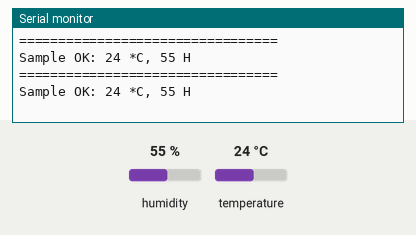
A sketch run on a simulated Arduino Uno, built with avr-gcc and run on an emulated ATmega328P. On the bench: the last lines printed to the serial monitor. The test bench sets the inputs (shaded band); at power-on: humidity 55 %, temperature 24 °C.

Above: at 2.3 s.
2.4 s: humidity set to 22 %
At 3.4 s:
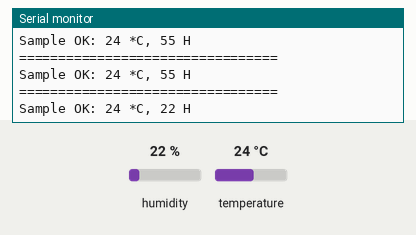
4.5 s: temperature set to 12 °C
At 5.4 s:
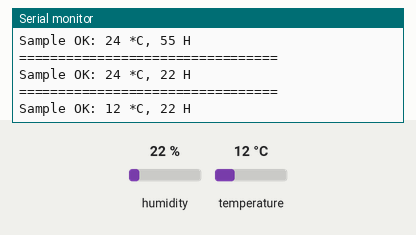
6.6 s: humidity set to 40 %
At 8.3 s:
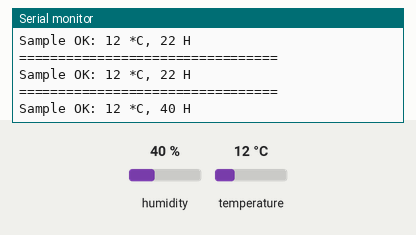
Timing chart, 0 to 9.8 s (numbered marks = the images above; inputs shaded):
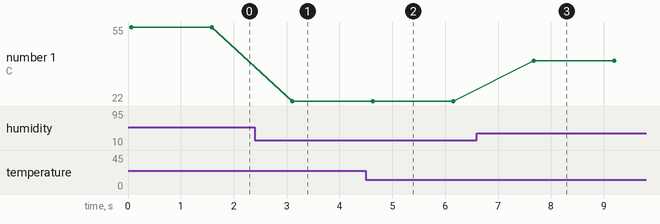

The sketch:

Digital_Thermometer_using_HC-05_BT_module.ino
```cpp
#include <SimpleDHT.h>
int pinDHT11 = 2;
SimpleDHT11 dht11(pinDHT11);
void setup() {
  Serial.begin(9600);
}
void loop() {
  byte temperatura = 0;
  byte umiditate = 0;
  int err = SimpleDHTErrSuccess;

    if ((err = dht11.read(&temperatura, &umiditate, NULL)) != SimpleDHTErrSuccess) //se verifica daca exista eroare la primirea datelor senzorului
    {
      Serial.print("Read DHT11 failed, err=");
      Serial.println(err);
      delay(1000);
      return;
    }

    Serial.println("=================================");
    Serial.print("Sample OK: ");
    Serial.print((int)temperatura);
    Serial.print(" *C, ");
    Serial.print((int)umiditate);
    Serial.println(" H");

    delay(1500);

}
```

Measured:
- after the input at 2.4 s, the serial monitor: prints a new line after 0.71 s (image 1)
- after the input at 4.5 s, the serial monitor: prints a new line after 0.13 s (image 2)
- after the input at 6.6 s, the serial monitor: prints a new line after 1.1 s (image 3)
- plotted number 1: 55 → 22 after the input at 2.4 s, 22 → 40 after the input at 6.6 s
